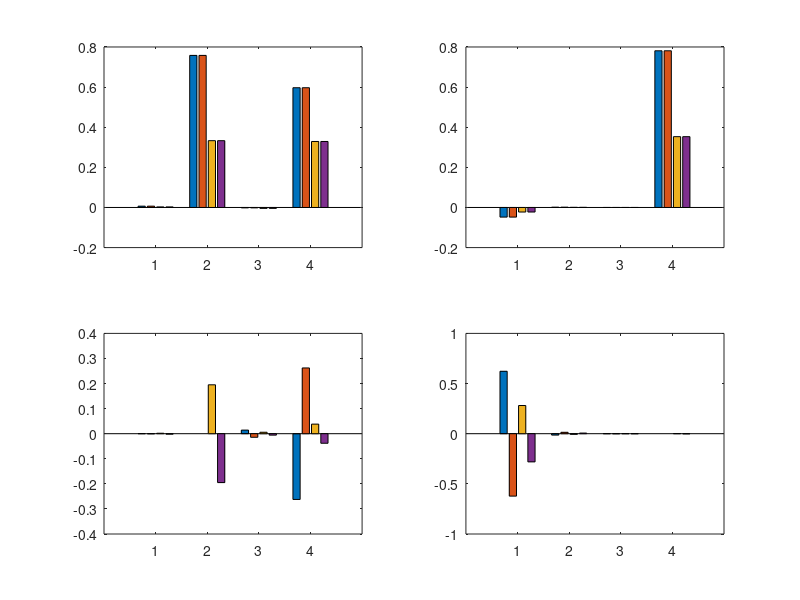

Reproduce this figure in MATLAB.
W = 100000;
S = 1667;
WS = 60;
A = 7;
cBar = 15.40;
rhoE = 0.000889;
Vmph = 500;
Vfps = 733;
mu = 272;
Iy = 7 * mu;
CLe = 0.25;
CWe = CLe;
CDe = 0.0188;
tStar = 0.0105;
CLalpha = 4.88;
Cmalpha = -4.88 * (0.15);
CDalpha = 2 * CLe * CLalpha / (7 * pi);
CLalphaDot = 0;
CmalphaDot = -4.20;
CLq = 0;
Cmq = -22.9;
CTV = -2*CDe;
CLV = 0;
CDV = 0;
CmV = 0;

A = zeros(4, 4);
A(1, 1) = (CTV - CDV) / (2*mu);
A(1, 2) = (CLe - CDalpha) / (2*mu);
A(1, 3) = 0;
A(1, 4) = -CWe/(2*mu);
A(2, 1) = -(CLV + 2*CWe) / (2*mu + CLalphaDot);
A(2, 2) = -(CLalpha + CDe) / (2*mu + CLalphaDot);
A(2, 3) = (2*mu - CLq)/(2*mu + CLalphaDot);
A(2, 4) = 0;
A(3, 1) = (CmV - ( CmalphaDot*(CLV + 2*CWe)/(2*mu + CLalphaDot) ))/Iy;
A(3, 2) = (Cmalpha - (CmalphaDot*(CLalpha+CDe))/(2*mu+CLalphaDot)) / Iy;
A(3, 3) = (Cmq + (CmalphaDot*(2*mu-CLq))/(2*mu + CLalphaDot))/Iy;
A(3, 4) = 0;
A(4, 1) = 0;
A(4, 2) = 0;
A(4, 3) = 1;
A(4, 4) = 0;


[V, D, W] = eig(A);
eigSP1 = D(1, 1);
eigSP2 = D(2, 2);
eigPH1 = D(3, 3);
eigPH2 = D(4, 4);

vsp1 = V(:, 1);
vsp2 = V(:, 2);
vph1 = V(:, 3);
vph2 = V(:, 4);

vesp1 = [0.279e-2 + 0.180e-2*1i;
    0.333+0.195*1i;
    -0.455e-2+0.578e-2*1i;
    0.329+0.382e-1*1i];

vesp2 = [0.279e-2 - 0.180e-2*1i;
    0.333-0.195*1i;
    -0.455e-2-0.578e-2*1i;
    0.329-0.382e-1*1i];

veph1 = [-0.227e-1 + 0.281*1i;
    0.639e-3 - 0.629e-2*1i;
    -0.115e-4 + 0.202e-3*1i;
    0.353 + 0.116e-2*1i];

veph2 = [-0.227e-1 - 0.281*1i;
    0.639e-3 + 0.629e-2*1i;
    -0.115e-4 - 0.202e-3*1i;
    0.353 - 0.116e-2*1i];


figure;
subplot(2, 2, 1);
bar([real(vsp1), real(vsp2), real(vesp1), real(vesp2)]);
subplot(2, 2, 2);
bar([real(vph1), real(vph2), real(veph1), real(veph2)]);

subplot(2, 2, 3);
bar([imag(vsp1), imag(vsp2), imag(vesp1), imag(vesp2)]);
subplot(2, 2, 4);
bar([imag(vph1), imag(vph2), imag(veph1), imag(veph2)]);